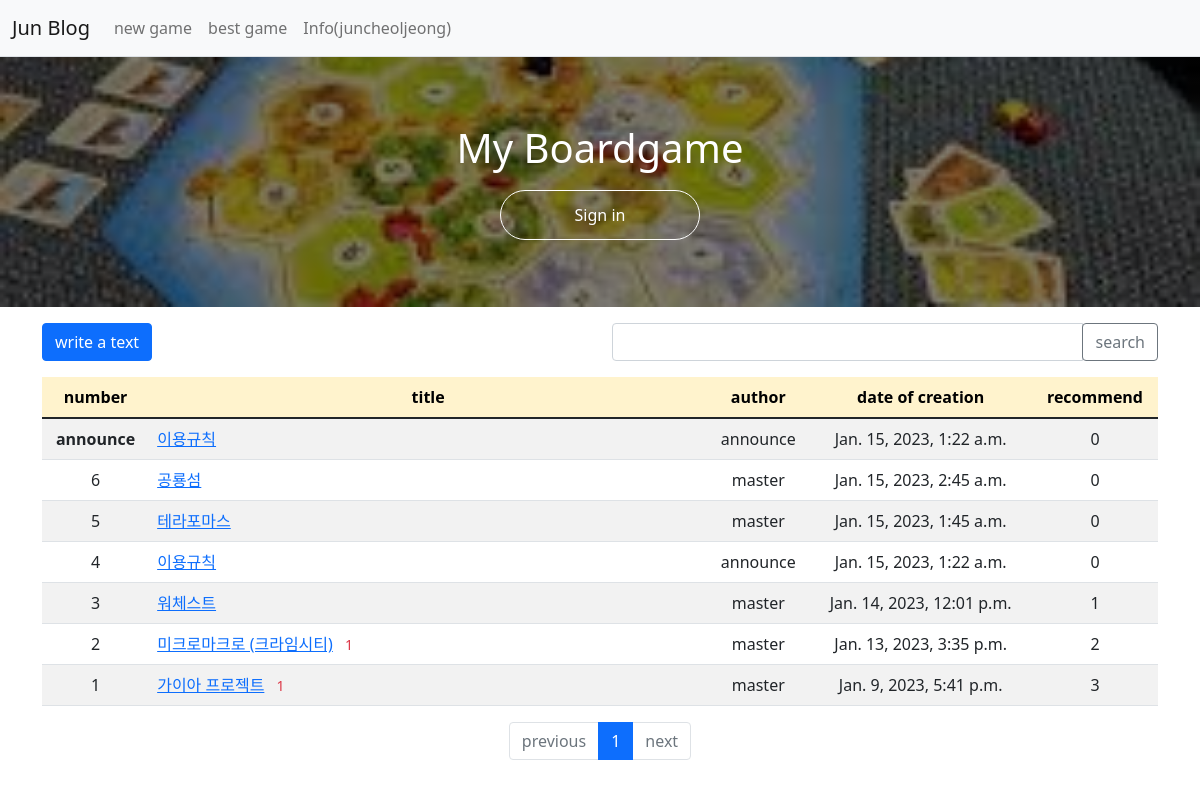
The app's page /pybo/ (signed in) with its own data.
### pybo/models.py (models this page shows, shortened)
class Question(models.Model):
    author = models.ForeignKey(User, on_delete=models.CASCADE, related_name='author_question')
    subject = models.CharField(max_length=200)
    content = models.TextField()
    create_date = models.DateTimeField()
    modify_date = models.DateTimeField(null=True, blank=True)
    voter = models.ManyToManyField(User, related_name='voter_question')

### pybo/views/base_views.py (the view, shortened to what this page needs)
# urls.py: path('', base_views.index, name='index')
def index(request):
    page = request.GET.get('page', '1')
    kw = request.GET.get('kw', '')
    question_list = Question.objects.order_by('-create_date')
    paginator = Paginator(question_list, 10)
    page_obj = paginator.get_page(page)
    context = {'question_list': page_obj, 'page': page, 'kw': kw}
    return render(request, 'pybo/question_list.html', context)

### pybo/templatetags/pybo_filter.py (called while the page is built)
@register.filter
def sub(value, arg):
    return value - arg

### templates/pybo/question_list.html (shortened to what this page needs)
{% extends 'base.html' %}
{% load pybo_filter %}
{% block content %}
<div class="container my-3">
    <div class="row my-3">
        <div class="col-6">
            <a href="{% url 'pybo:question_create' %}" class="btn btn-primary">write a text</a>
        </div>
        <div class="col-6">
            <div class="input-group">
                <input type="text" id="search_kw" class="form-control" value="{{ kw|default_if_none:'' }}">
                <div class="input-group-append">
                    <button class="btn btn-outline-secondary" type="button" id="btn_search">search</button>
                </div>
            </div>
        </div>
    </div>
    <table class="table table-striped  table-hover ">
        <thead>
        <tr class="text-center table-warning">
            <th>number</th>
            <th style="width:50%">title</th>
            <th>author</th>
            <th>date of creation</th>
            <th>recommend</th>
        </tr>
        </thead>
        <tbody>
        {% if question_list %}
        {% for question in question_list %}
        {% if question.author.username == 'announce' %}
        <tr class="text-center">
            <td>
                <strong>announce</strong>
            </td>
            <td class="text-start">
                <a href="{% url 'pybo:detail' question.id %}">{{ question.subject }}</a>
            </td>
            <td>{{ question.author.username }}</td>
            <td>{{ question.create_date }}</td>
            <td>{{ question.voter.count }}</td>
        </tr>
        {% endif %}
        {% endfor %}
        {% for question in question_list %}
        <tr class="text-center">
            <td>
                {{ question_list.paginator.count|sub:question_list.start_index|sub:forloop.counter0|add:1 }}
            </td>
            <td class="text-start">
                <a href="{% url 'pybo:detail' question.id %}">{{ question.subject }}</a>
                {% if question.answer_set.count > 0 %}
                <span class="text-danger small mx-2">{{ question.answer_set.count }}</span>
                {% endif %}
            </td>
            <td>{{ question.author.username }}</td>
            <td>{{ question.create_date }}</td>
            <td>{{ question.voter.count }}</td>
        </tr>
        {% endfor %}
        {% else %}
        <tr>
            <td colspan="4">Have no question</td>
        </tr>
        {% endif %}
        </tbody>
    </table>
    <ul class="pagination justify-content-center">
        {% if question_list.has_previous %}
        <a class="page-link" data-page="{{ question_list.previous_page_number }}"
           href="javascript:void(0)">previous</a>
        </li>
        {% else %}
        <li class="page-item disabled">
            <a class="page-link" tabindex="-1" aria-disabled="true" href="#">previous</a>
        </li>
        {% endif %}
        {% for page_number in question_list.paginator.page_range %}
        {% if page_number >= question_list.number|add:-5 and page_number <= question_list.number|add:5 %}
        {% if page_number == question_list.number %}
        <li class="page-item active" aria-current="page">
             <a class="page-link" data-page="{{ page_number }}"
           href="javascript:void(0)">{{ page_number }}</a>
        </li>
        {% else %}
        <li class="page-item">
            <a class="page-link" data-page="{{ page_number }}"
           href="javascript:void(0)">{{ page_number }}</a>
        </li>
        {% endif %}
        {% endif %}
        {% endfor %}
        {% if question_list.has_next %}
        <li class="page-item">
            <a class="page-link" data-page="{{ question_list.next_page_number }}"
               href="javascrip:void(0)">next</a>
        </li>
        {% else %}
        <li class="page-item disabled">
            <a class="page-link" tabindex="-1" aria-disabled="true" href="#">next</a>
        </li>
        {% endif %}
    </ul>
</div>
{% endblock %}

### templates/navbar.html (shortened to what this page needs)
<nav class="navbar navbar-expand-lg navbar-light bg-light border-bottom">
    <div class="container-fluid">
        <a class="navbar-brand"  href="{% url 'pybo:index' %}">Jun Blog</a>
        <div class="collapse navbar-collapse" id="navbarSupportedContent">
            <ul class="navbar-nav me-auto mb-2 mb-lg-0">
                <li class="nav-item">
                    <a class="nav-link" href="{% url 'pybo:new_game' %}">new game</a>
                </li>
                <li class="nav-item">
                    <a class="nav-link" href="{% url 'pybo:best_game' %}">best game</a>
                </li>
                <li class="nav-item">
                    {% if user.is_authenticated %}
                    <a class="nav-link" href="{% url 'common:info' %}">Info({{ user.username }}) </a>
                    {% endif %}
                </li>
            </ul>
        </div>
    </div>
</nav>

### records on screen
Question: subject "이용규칙", author.username "announce", create_date "Jan. 15, 2023, 1:22 a.m.", voter.count "0", paginator.count|sub "4"
Question: paginator.count|sub "6", subject "공룡섬", author.username "master", create_date "Jan. 15, 2023, 2:45 a.m.", voter.count "0"
Question: paginator.count|sub "5", subject "테라포마스", author.username "master", create_date "Jan. 15, 2023, 1:45 a.m.", voter.count "0"
Question: paginator.count|sub "3", subject "워체스트", author.username "master", create_date "Jan. 14, 2023, 12:01 p.m.", voter.count "1"
Question: paginator.count|sub "2", subject "미크로마크로 (크라임시티)", answer_set.count "1", author.username "master", create_date "Jan. 13, 2023, 3:35 p.m.", voter.count "2"
Question: paginator.count|sub "1", subject "가이아 프로젝트", answer_set.count "1", author.username "master", create_date "Jan. 9, 2023, 5:41 p.m.", voter.count "3"

### other values on screen
{{ user.username }} "juncheoljeong"
{{ page_number }} "1"
